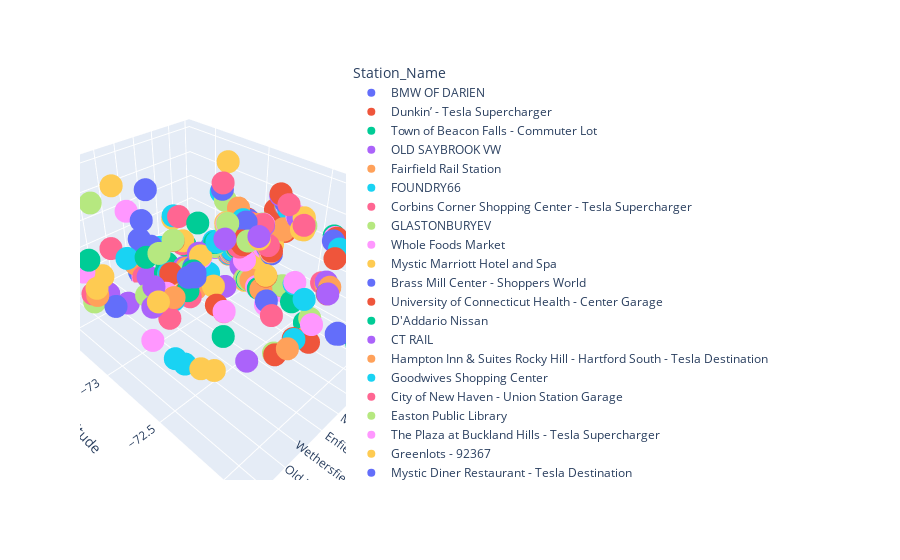

Source (notebook cell):
### Code cell
# 3D plot showing the City, longitude and latitudes along with the station names.
import plotly.express as px

fig = px.scatter_3d(df, x='City', y='Longitude', z='Latitude', color='Station_Name')
fig.show()
